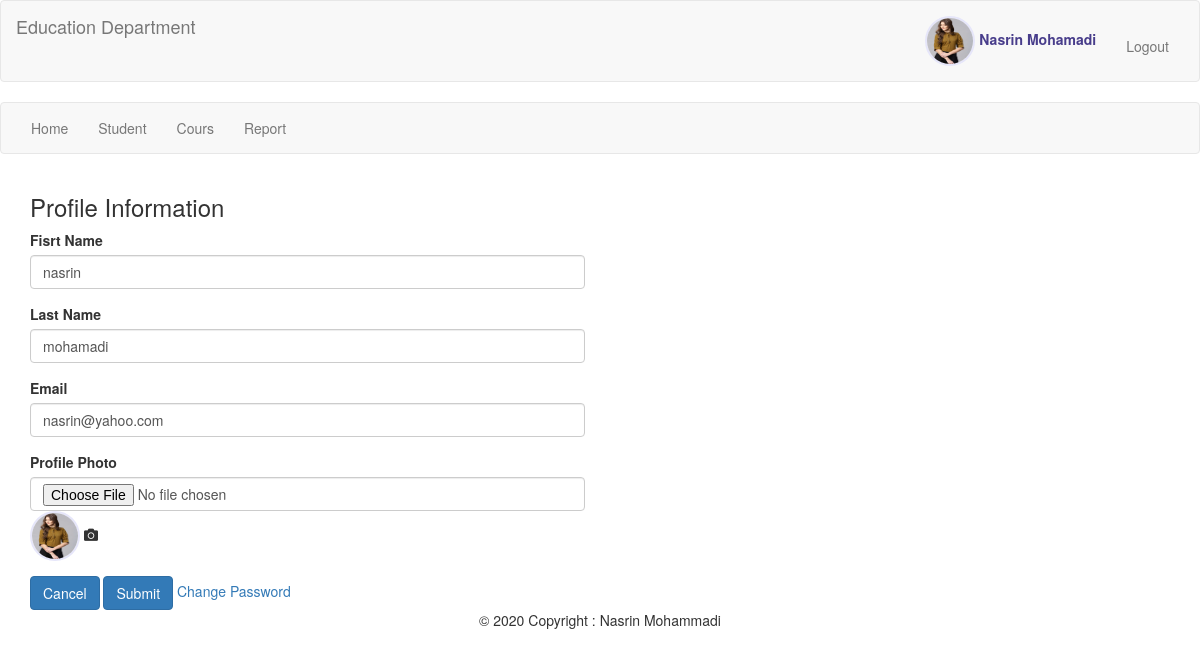
/index.php?action=user_edit&id=1 (signed in), run on the app's committed database.
### tables this page shows
CREATE TABLE `users` (
  `id` int(6) NOT NULL,
  `firstName` varchar(30) NOT NULL,
  `lastName` varchar(30) NOT NULL,
  `email` varchar(255) NOT NULL,
  `password` varchar(32) NOT NULL,
  `imageUrl` varchar(255) NOT NULL,
  `token` varchar(32) NOT NULL,
  `update_at` timestamp NOT NULL DEFAULT CURRENT_TIMESTAMP ON UPDATE CURRENT_TIMESTAMP,
  `create_at` timestamp NOT NULL DEFAULT CURRENT_TIMESTAMP
);

### model/user/user_model.php (called while the page is built, shortened)
<?php
function getUserById($id){
	global $conn;
	$sql = "select * from users where id=".$id;
	$result = $conn->query($sql);
	if ($result->num_rows > 0) {
	  $row = $result->fetch_assoc();
	}
	return $row;
}

### html/user/user_edit.php (the view, shortened to what this page needs)
<div class="container">
   <div class="row">
     <div class="col-md-6 offset-md-3">
       <form action="index.php?action=user_update" method="POST" enctype="multipart/form-data" class="Signup">
         <h3>Profile Information</h3>
         <div class="form-group">
             <label for="name">Fisrt Name</label>
           <input type="text" class="form-control" value="<?= $user["firstName"] ?>" name="firstName" required>
         </div>
         <div class="form-group">
             <label for="name">Last Name</label>
           <input type="text" class="form-control" value="<?= $user["lastName"] ?>" name="lastName" required>
         </div>
         <div class="form-group">
             <label for="email">Email</label>
           <input type="text" class="form-control" value="<?= $user["email"] ?>" name="email" required>
         </div>
         <div class="form-group">
           <label>Profile Photo</label>
           <input type="file" id="Profile-pic" name="photo" class="form-control" >
           <?php if (isset($user["imageUrl"]) && $user["imageUrl"] != "") { ?>
               <img class="profilePhoto" src="<?= $user["imageUrl"] ?>">
           <?php } ?>
           <label for="Profile-pic" class="choose-icon"><i class="fa fa-camera" aria-hidden="true"></i></label>
         </div>
          <a class="btn btn-primary" href="<?= $_SERVER["HTTP_REFERER"] ?>">Cancel</a>
         <button type="submit" value="Upload Image" name="submit" class="btn btn-primary">Submit</button>
         <a href="index.php?action=password_edit&id=<?= $user["id"] ?>">Change Password</a>
       </form>
     </div>
   </div>
 </div>

### assets/css/_student.css (style rules this page uses)
body { background-color: #9ACD32; color: red; }

### header.php (style rules this page uses)
.profilePhoto { width: 50px; height: 50px; border: 2px #E6E6FA solid; border-radius: 50px; }

### data on the page
users: firstName "nasrin", lastName "mohamadi", email "nasrin@yahoo.com", imageUrl (picture)

### other printed values
$_SESSION["user"]["firstName"] "Nasrin"
$_SESSION["user"]["lastName"] "Mohamadi"
